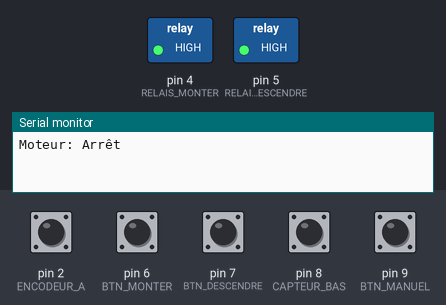
Recording of a sketch running on a simulated Arduino Uno, built with avr-gcc and run on an emulated ATmega328P. On the bench: switched loads named in the sketch (green lamp = pin HIGH), the last lines printed to the serial monitor. Inputs (shaded band) come from the test bench; at power-on: pin 2 (ENCODEUR_A), pin 6 (BTN_MONTER), pin 7 (BTN_DESCENDRE), pin 8 (CAPTEUR_BAS), pin 9 (BTN_MANUEL) HIGH.

Above: at 1.2 s.
1.3 s: pin 6 (BTN_MONTER) pulled LOW for 0.15 s
At 2.4 s:
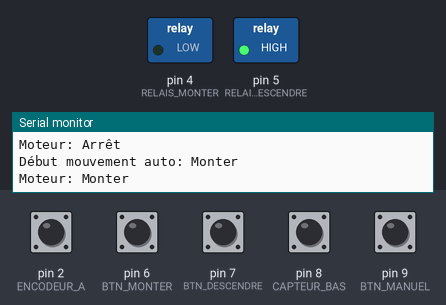
4.6 s: pin 8 (CAPTEUR_BAS) pulled LOW for 0.15 s
At 5.5 s:
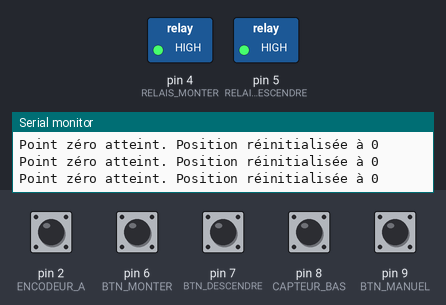
6.2 s: pin 6 (BTN_MONTER) pulled LOW for 1 s
At 7.3 s:
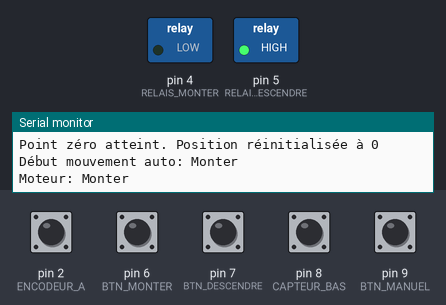
8.7 s: pin 8 (CAPTEUR_BAS) pulled LOW for 1 s
At 9.9 s:
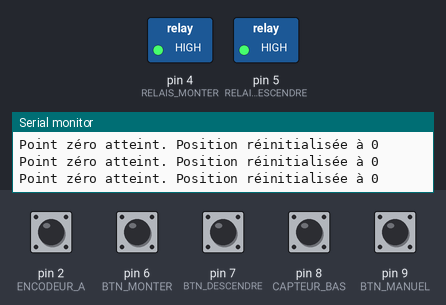
Timing chart, 0 to 11.7 s (numbered marks = the images above; inputs shaded):
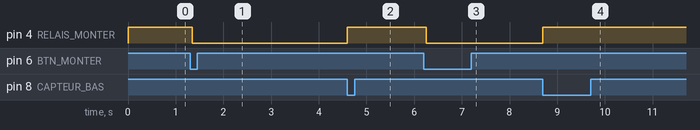

Measured:
- after the input at 1.3 s, pin 4 (RELAIS_MONTER): HIGH → LOW after 0.05 s
- after the input at 4.6 s, pin 4 (RELAIS_MONTER): LOW → HIGH at once
- after the input at 6.2 s, pin 4 (RELAIS_MONTER): HIGH → LOW after 0.05 s
- after the input at 8.7 s, pin 4 (RELAIS_MONTER): LOW → HIGH at once

The sketch:

sawmill.ino
```cpp
// Définition des pins
#define RELAIS_MONTER     4
#define RELAIS_DESCENDRE  5
#define BTN_MONTER        6
#define BTN_DESCENDRE     7
#define BTN_MANUEL        9   // Bouton pour activer le mode manuel
#define CAPTEUR_BAS       8
#define ENCODEUR_A        2
#define ENCODEUR_B        3

// Conversion de l'encodeur : 10 mm = 1000 impulsions (donc 1 mm = 100 impulsions)
const int IMPULSIONS_PAR_MM = 100;

// Délais pour le debounce (en ms)
const unsigned long debounceDelay = 50;

// Distance en mm à parcourir en mode automatique (exemple : 50 mm)
const int AUTO_DISTANCE_MM = 50;

// Variables globales pour l'encodeur
volatile long position = 0;  // Position en impulsions
int lastCLK = HIGH;

// Variables pour la gestion du debounce des boutons
int stableButtonManuelState = HIGH;
int stableButtonMonterState = HIGH;
int stableButtonDescendreState = HIGH;

int lastButtonManuelReading = HIGH;
int lastButtonMonterReading = HIGH;
int lastButtonDescendreReading = HIGH;

unsigned long lastDebounceTimeManuel = 0;
unsigned long lastDebounceTimeMonter = 0;
unsigned long lastDebounceTimeDescendre = 0;

// Variables pour le contrôle du moteur
// motorDirection: 1 = monter, -1 = descendre, 0 = arrêt
int motorDirection = 0;
unsigned long lastDirectionSwitchTime = 0;
const unsigned long directionDelay = 1000;  // 1 seconde de délai

// Variables pour le mode automatique
bool autoInProgress = false;
int autoTarget = 0;

// Prototypes de fonctions
void updateEncoder();
int readDebounced(int pin, int &lastStableState, int &lastReading, unsigned long &lastDebounceTime);
void updateButtons();
void updateMotorControl();
void applyMotorState(int newDirection);

void setup() {
  Serial.begin(115200);

  // Configuration des pins
  pinMode(RELAIS_MONTER, OUTPUT);
  pinMode(RELAIS_DESCENDRE, OUTPUT);
  pinMode(BTN_MONTER, INPUT_PULLUP);
  pinMode(BTN_DESCENDRE, INPUT_PULLUP);
  pinMode(BTN_MANUEL, INPUT_PULLUP);
  pinMode(CAPTEUR_BAS, INPUT_PULLUP);
  pinMode(ENCODEUR_A, INPUT_PULLUP);
  pinMode(ENCODEUR_B, INPUT_PULLUP);

  // Arrêt initial du moteur
  digitalWrite(RELAIS_MONTER, HIGH);
  digitalWrite(RELAIS_DESCENDRE, HIGH);
  Serial.println("Moteur: Arrêt");

  lastCLK = digitalRead(ENCODEUR_A);
}

void loop() {
  updateEncoder();
  updateButtons();
  updateMotorControl();

  // Réinitialisation de la position si le capteur de fin de course bas est activé
  if (digitalRead(CAPTEUR_BAS) == LOW) {
    position = 0;
    Serial.println("Point zéro atteint. Position réinitialisée à 0");
    autoInProgress = false;  // Annule tout mouvement auto
  }
}

// --- Fonction de lecture de l'encodeur ---
void updateEncoder() {
  int currentCLK = digitalRead(ENCODEUR_A);
  if (currentCLK != lastCLK) {
    // Détermination du sens via la lecture de ENCODEUR_B
    if (digitalRead(ENCODEUR_B) == currentCLK) {
      position--;  // Descente
    } else {
      position++;  // Montée
    }
    Serial.print("Position: ");
    Serial.print(position);
    Serial.print(" impulsions (");
    Serial.print(position / IMPULSIONS_PAR_MM);
    Serial.println(" mm)");
  }
  lastCLK = currentCLK;
}

// --- Fonction de lecture avec debounce ---
int readDebounced(int pin, int &lastStableState, int &lastReading, unsigned long &lastDebounceTime) {
  int reading = digitalRead(pin);
  if (reading != lastReading) {
    lastDebounceTime = millis();
  }
  if ((millis() - lastDebounceTime) > debounceDelay) {
    if (reading != lastStableState) {
      lastStableState = reading;
    }
  }
  lastReading = reading;
  return lastStableState;
}

// --- Mise à jour des états des boutons ---
void updateButtons() {
  stableButtonManuelState = readDebounced(BTN_MANUEL, stableButtonManuelState, lastButtonManuelReading, lastDebounceTimeManuel);
  stableButtonMonterState = readDebounced(BTN_MONTER, stableButtonMonterState, lastButtonMonterReading, lastDebounceTimeMonter);
  stableButtonDescendreState = readDebounced(BTN_DESCENDRE, stableButtonDescendreState, lastButtonDescendreReading, lastDebounceTimeDescendre);
}

// --- Mise à jour du contrôle moteur en fonction du mode ---
void updateMotorControl() {
  // Mode Manuel : le bouton manuel est pressé (état LOW)
  if (stableButtonManuelState == LOW) {
    // Annule le mode automatique s'il était actif
    autoInProgress = false;
    int desiredDirection = 0;
    if (stableButtonMonterState == LOW && stableButtonDescendreState == LOW) {
      desiredDirection = 0;
    }
    else if (stableButtonMonterState == LOW) {
      desiredDirection = 1;
    }
    else if (stableButtonDescendreState == LOW) {
      desiredDirection = -1;
    }
    else {
      desiredDirection = 0;
    }
    applyMotorState(desiredDirection);
  }
  else {
    // Mode Automatique
    // Si aucun mouvement automatique n'est en cours, détecte une commande
    if (!autoInProgress) {
      if (stableButtonMonterState == LOW) {
        autoTarget = position + AUTO_DISTANCE_MM * IMPULSIONS_PAR_MM;
        autoInProgress = true;
        Serial.println("Début mouvement auto: Monter");
      }
      else if (stableButtonDescendreState == LOW && position > 0) {
        autoTarget = position - AUTO_DISTANCE_MM * IMPULSIONS_PAR_MM;
        autoInProgress = true;
        Serial.println("Début mouvement auto: Descendre");
      }
      else {
        applyMotorState(0);
      }
    }
    // Si un mouvement automatique est en cours, poursuivre jusqu'à atteindre la cible
    if (autoInProgress) {
      int desiredDirection = 0;
      if (position < autoTarget) {
        desiredDirection = 1;
      }
      else if (position > autoTarget) {
        desiredDirection = -1;
      }
      else {
        desiredDirection = 0;
        autoInProgress = false;
        Serial.println("Mouvement auto terminé.");
      }
      applyMotorState(desiredDirection);
    }
  }
}

// --- Application de l'état du moteur avec délai de sécurité ---
void applyMotorState(int newDirection) {
  // Vérifie le délai avant changement de direction
  if (newDirection != motorDirection && motorDirection != 0) {
    if (millis() - lastDirectionSwitchTime < directionDelay) {
      newDirection = 0;  // On attend
    } else {
      lastDirectionSwitchTime = millis();
    }
  } else if (newDirection != motorDirection && motorDirection == 0) {
    lastDirectionSwitchTime = millis();
  }

  if (newDirection != motorDirection) {
    motorDirection = newDirection;
    switch(motorDirection) {
      case 1:
        digitalWrite(RELAIS_MONTER, LOW);
        digitalWrite(RELAIS_DESCENDRE, HIGH);
        Serial.println("Moteur: Monter");
        break;
      case -1:
        if (position > 0) {
          digitalWrite(RELAIS_MONTER, HIGH);
          digitalWrite(RELAIS_DESCENDRE, LOW);
          Serial.println("Moteur: Descendre");
        } else {
          digitalWrite(RELAIS_MONTER, HIGH);
          digitalWrite(RELAIS_DESCENDRE, HIGH);
          motorDirection = 0;
          Serial.println("Moteur: Arrêt (point zéro atteint)");
        }
        break;
      default:
        digitalWrite(RELAIS_MONTER, HIGH);
        digitalWrite(RELAIS_DESCENDRE, HIGH);
        Serial.println("Moteur: Arrêt");
        break;
    }
  }
}
```
